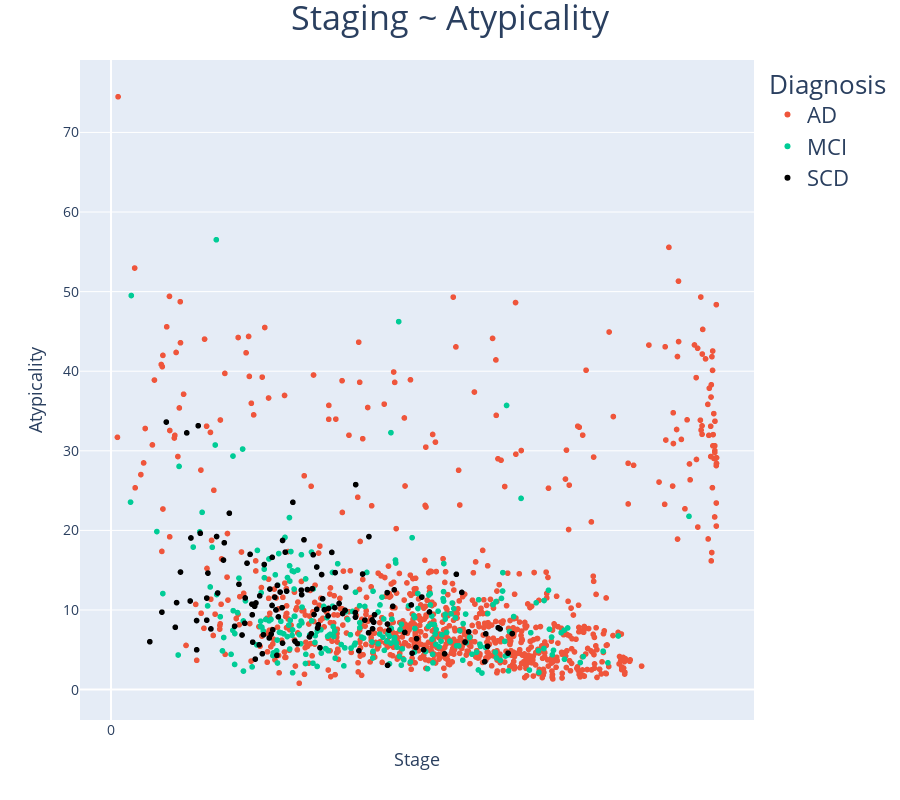

Notebook cell for this chart:
### Code cell
p = staging_scatterplot(S=S,
                       diagnosis=diagnosis,
                       width=900)

p

### Figure 1 — Plotly figure (JSON) as saved in the notebook; plotly's stock layout.template omitted (floating-point values rounded to 4 significant figures; data arrays with more than 128 entries replaced by an {"elided": "..."} marker saying what was removed)
{"data": [{"hovertemplate": "Diagnosis=AD<br>Stage=%{x}<br>Atypicality=%{y}<extra></extra>", "legendgroup": "AD", "marker": {"color": "#EF553B", "symbol": "circle"}, "mode": "markers", "name": "AD", "showlegend": true, "type": "scattergl", "x": {"elided": "1054 float values"}, "xaxis": "x", "y": {"elided": "1054 float values"}, "yaxis": "y"}, {"hovertemplate": "Diagnosis=MCI<br>Stage=%{x}<br>Atypicality=%{y}<extra></extra>", "legendgroup": "MCI", "marker": {"color": "#00cc96", "symbol": "circle"}, "mode": "markers", "name": "MCI", "showlegend": true, "type": "scattergl", "x": {"elided": "322 float values"}, "xaxis": "x", "y": {"elided": "322 float values"}, "yaxis": "y"}, {"hovertemplate": "Diagnosis=SCD<br>Stage=%{x}<br>Atypicality=%{y}<extra></extra>", "legendgroup": "SCD", "marker": {"color": "#000000", "symbol": "circle"}, "mode": "markers", "name": "SCD", "showlegend": true, "type": "scattergl", "x": {"elided": "184 float values"}, "xaxis": "x", "y": {"elided": "184 float values"}, "yaxis": "y"}], "layout": {"autosize": false, "barmode": "group", "height": 800, "legend": {"font": {"size": 22}, "title": {"text": "Diagnosis"}, "tracegroupgap": 0}, "margin": {"t": 60}, "title": {"font": {"size": 34}, "text": "Staging ~ Atypicality", "x": 0.5}, "width": 900, "xaxis": {"anchor": "y", "domain": [0, 1], "dtick": 2, "range": [null, null], "tick0": 0, "tickfont": {"size": 14}, "tickmode": "linear", "title": {"font": {"size": 18}, "text": "Stage"}}, "yaxis": {"anchor": "x", "domain": [0, 1], "tickfont": {"size": 14}, "title": {"font": {"size": 18}, "text": "Atypicality"}}}}
